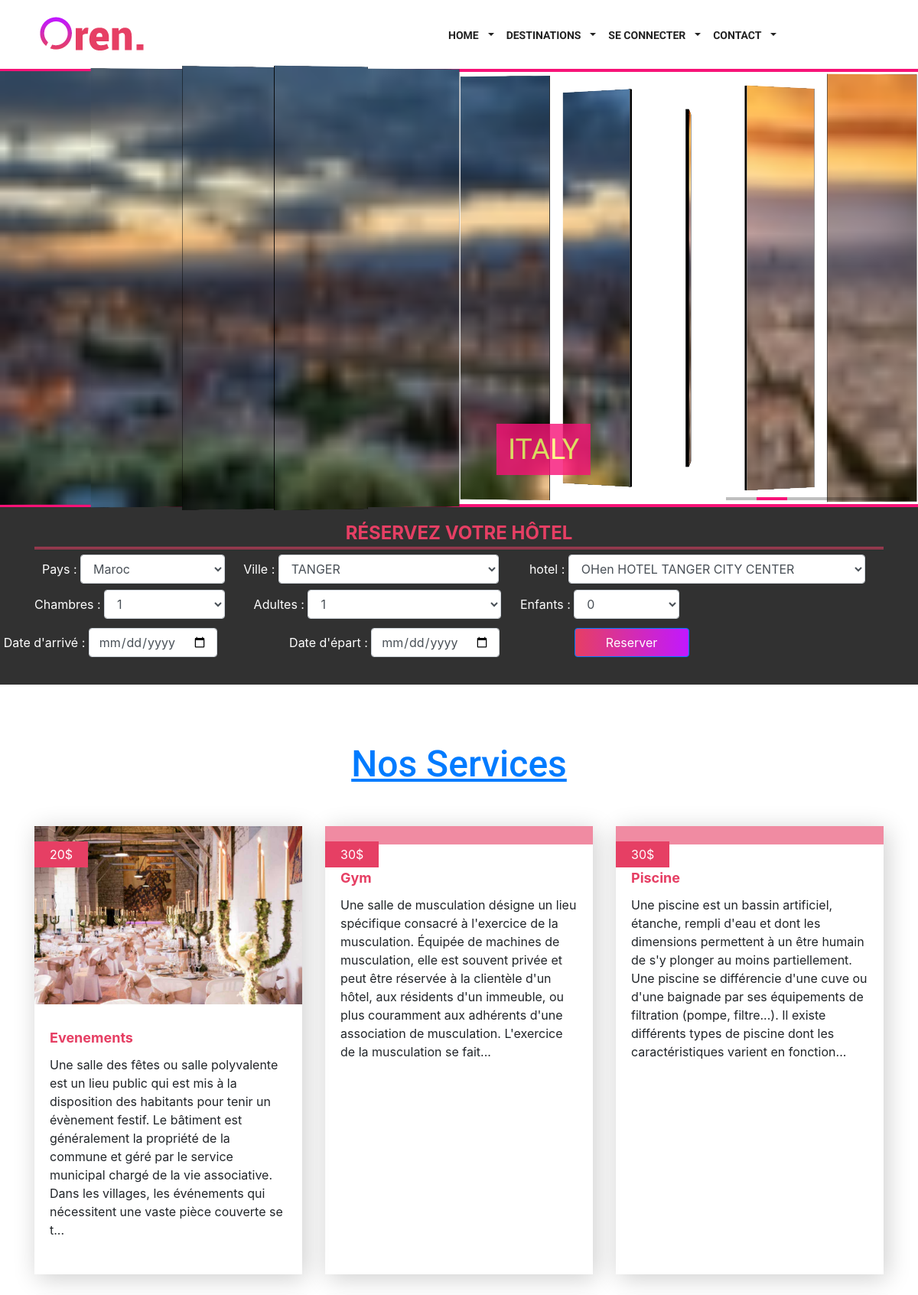
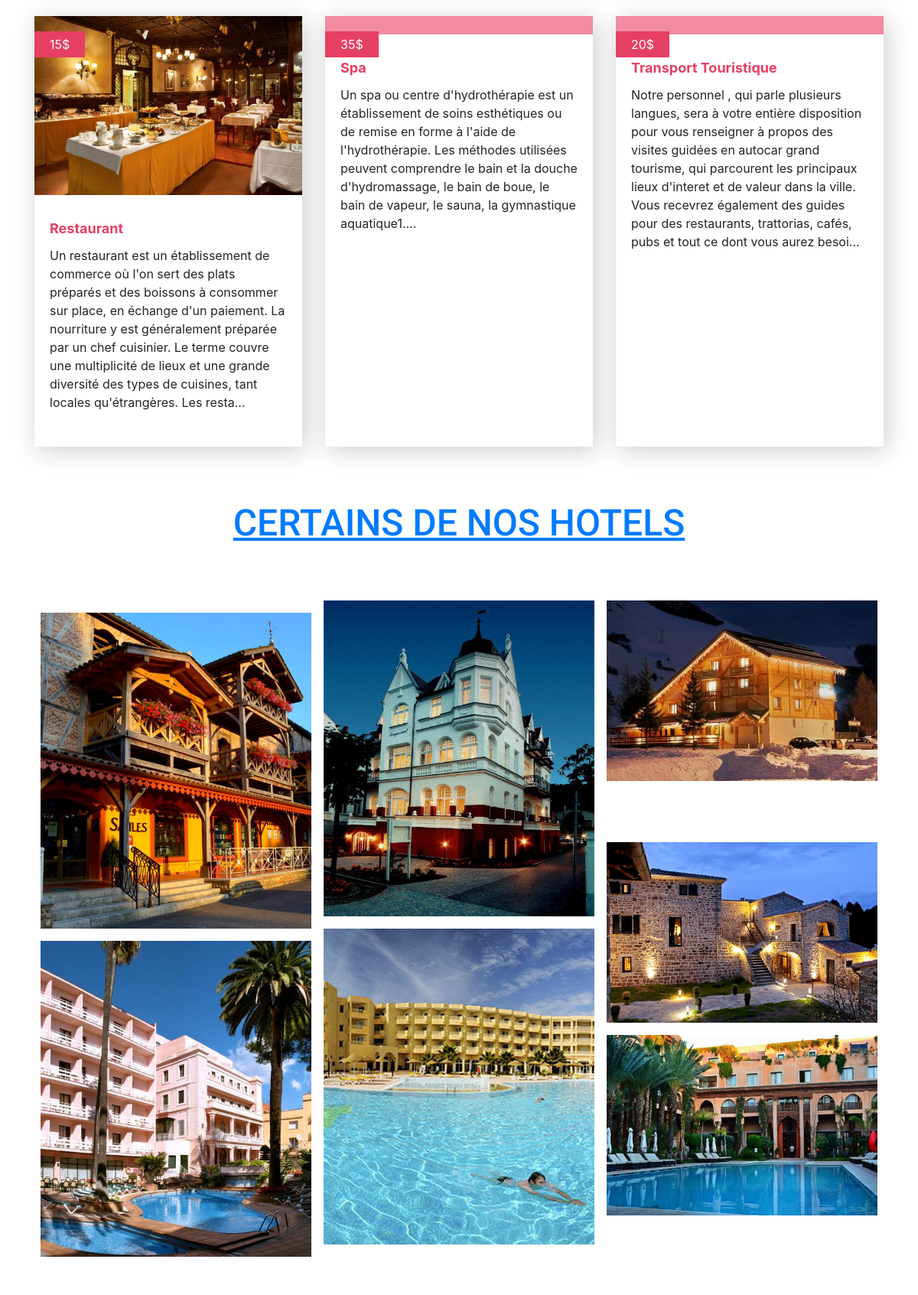
The page / (upper part) on the database its author committed (2 pictures, top to bottom).
### tables this page shows
CREATE TABLE `services` (
  `Id` int(11) NOT NULL,
  `Nom_ser` varchar(30) NOT NULL,
  `Desc_ser` text NOT NULL,
  `Tarif_ser` float NOT NULL,
  `photo` varchar(200) NOT NULL
);

### index.php (the view, shortened to what this page needs)
<?php
 include "admin/includes/conx.php";
  $prepare=$pdo->query("select * from services");
  $services=$prepare->fetchAll(PDO::FETCH_OBJ);
  ?>
<!DOCTYPE html>
<html lang="en">
  <head>
	<link rel="stylesheet" type="text/css" href="engine1/style.css" />
	<link rel="stylesheet" type="text/css" href="css/vendor/bootstrap.min.css" />
	<link rel="stylesheet" type="text/css" href="css/vendor/font-awesome.min.css">
	<link rel="stylesheet" type="text/css" href="css/vendor/owl.carousel.min.css">
	<link rel="stylesheet" type="text/css" href="css/vendor/owl.theme.default.min.css">
	<link rel="stylesheet" type="text/css" href="css/vendor/magnific-popup.css">
	<link rel="stylesheet" type="text/css" href="css/vendor/animate.min.css">
	<link rel="stylesheet" type="text/css" href="css/style.css" />
    <link rel="stylesheet" href="https://stackpath.bootstrapcdn.com/bootstrap/4.3.1/css/bootstrap.min.css">
</head>
<body>
	<?php include 'header.php'; ?>
<div id="wowslider-container1">
<div class="ws_images"></div>
	<div class="ws_bullets"><div>
		<a href="#" title="ITALY"><span><img src="data1/tooltips/florence_italy_buildings_panorama_hdr_69304_1920x1080.jpg" alt="ITALY"/>1</span></a>
		<a href="#" title="FRANCE"><span><img src="data1/tooltips/france_paris_city_eiffel_tower_sky_clouds_sunset_59583_1920x1080.jpg" alt="FRANCE"/>2</span></a>
		<a href="#" title="ALGERIE"><span><img src="data1/tooltips/algeria3.jpg" alt="ALGERIE"/>3</span></a>
		<a href="#" title="GERMANY"></a>
		<a href="#" title="SPAIN"><span><img src="data1/tooltips/herospaintoprovence.jpg" alt="SPAIN"/>5</span></a>
		<a href="#" title="MAROC"><span><img src="data1/tooltips/moroccofortifiedcity1440x561.jpg" alt="MAROC"/>6</span></a>
	</div></div><div class="ws_script" style="position:absolute;left:-99%"><a href="http://wowslider.net">html5 slideshow</a> by WOWSlider.com v8.8</div>
</div>
<?php include "formu.php"; ?>
	<div class="section">
		<div class="content-wrap">
			<div class="container">
				<div class="row">
					<div class="col-sm-12 col-md-12">
						<h2 class="section-heading text-center text-primary no-after mb-5" style="text-decoration: underline;">
							Nos Services
						</h2>
					</div>
				</div>
				<div class="row mt-4">
				<?php foreach ($services as $service) { ?>
					<div class="col-12 col-sm-12 col-md-4 col-lg-4 mb-5">
						<div class="rs-news-1">
							<div class="meta-category"><?php echo $service->Tarif_ser; ?>$</div>
							<div class="media">
								<a href="<?php echo $service->Nom_ser; ?>.php">
									<img src="images/<?php echo $service->photo;?>.jpg" alt="" class="img-fluid">
								</a>
							</div>
							<div class="body">
								<div class="title"><a href="<?php echo $service->Nom_ser; ?>.php"><?php echo $service->Nom_ser; ?></a></div>
								<p><?php echo substr($service->Desc_ser, 0,350) ; ?>... </p>
							</div>
						</div>
					</div>
					<?php } ?>
				</div>
			</div>
		</div>
	</div>
	<div class="section portfolio" style="    margin-bottom: -35px;
    margin-top: -11%;">
		<div class="content-wrap">
		<div class="container">
			<div class="row">
				<div class="col-sm-12 col-md-12">
					<h2 class="section-heading text-center text-primary no-after mb-5" style="text-decoration: underline;">
						CERTAINS DE NOS HOTELS
					</h2>
				</div>
			</div>
			<div class="row">
				<div class="col-sm-12 col-md-12">
					<div class="grid mt-3">
						<div class="grid-item">
						</div>
						<div class="grid-item">
							<a href="images/n7.jpg" title="Portfolio 2"><img src="images/n7.jpg" alt=""></a>
						</div>
						<div class="grid-item">
							<a href="images/n2.jpg" title="Portfolio 3"><img src="images/n2.jpg" alt=""></a>
						</div>
						<div class="grid-item">
							<a href="images/n8.jpg" title="Portfolio 4"><img src="images/n8.jpg" alt=""></a>
						</div>
						<div class="grid-item">
						</div>
						<div class="grid-item">
						</div>
						<div class="grid-item">
						</div>
						<div class="grid-item">
						</div>
						<div class="grid-item">
							<a href="images/n5.jpg" title="Portfolio 9"><img src="images/n5.jpg" alt=""></a>
						</div>
						<div class="grid-item">
							<a href="images/n11.jpg" title="Portfolio 10"><img src="images/n11.jpg" alt=""></a>
						</div>
						<div class="grid-item">
							<a href="images/n10.jpg" title="Portfolio 11"><img src="images/n10.jpg" alt=""></a>
						</div>
						<div class="grid-item">
							<a href="images/n6.jpg" title="Portfolio 12"><img src="images/n6.jpg" alt=""></a>
						</div>
					</div>
				</div>
			</div>
		</div>
		</div>
	</div>
</body>
</html>

### engine1/style.css (style rules this page uses)
#wowslider-container1 { display: table; zoom: 1; position: relative; width: 100%; max-width: 1920px; max-height:900px; margin:0px auto 0px; z-index:90; text-align:left; font-size: 10px; text-shadow: none; -webkit-box-sizing: content-box; -moz-box-sizing: content-box; box-sizing: content-box; }
#wowslider-container1 .ws_images { position: relative; left:0; top:0; height:100%; max-height:900px; max-width: 1920px; vertical-align: top; border:4px solid #F71277; overflow: hidden; }
#wowslider-container1 a { text-decoration: none; outline: none; border: none; }
#wowslider-container1 .ws_bullets { float: left; position:absolute; z-index:70; }
#wowslider-container1 .ws_bullets div { position:relative; float:left; font-size: 0px; }
#wowslider-container1 .ws_bullets a { line-height: 0; }
#wowslider-container1.ws_gestures { cursor: -webkit-grab; cursor: -moz-grab; }
#wowslider-container1 .ws_images { border-left: 0px; border-right: 0px; }
#wowslider-container1 .ws_bullets { padding: 5px; }
#wowslider-container1 .ws_bullets a { width:40px; height:4px; background: url(./bullet.png) left top; float: left; text-indent: -4000px; position:relative; margin-left:0px; color:transparent; }
#wowslider-container1 .ws_bullets a.ws_selbull { background-position: 0 100%; }
#wowslider-container1 .ws_bullets { bottom: 0px; right: 6px; }

### rows shown on the page
services: Tarif_ser "20", photo (picture), Nom_ser "Evenements", Desc_ser "Une salle des fêtes ou salle polyvalente est un lieu public qui est mis à la disposition des habitants pour tenir un évènement festif. Le bâtiment est généralement la propriété de la commune et géré par le service municipal chargé de la vie associative. Dans les villages, les événements qui nécessitent une vaste pièce couverte se t"
services: Tarif_ser "30", Nom_ser "Gym", Desc_ser "Une salle de musculation désigne un lieu spécifique consacré à l'exercice de la musculation. Équipée de machines de musculation, elle est souvent privée et peut être réservée à la clientèle d'un hôtel, aux résidents d'un immeuble, ou plus couramment aux adhérents d'une association de musculation. L'exercice de la musculation se fait"
services: Tarif_ser "30", Nom_ser "Piscine", Desc_ser "Une piscine est un bassin artificiel, étanche, rempli d'eau et dont les dimensions permettent à un être humain de s'y plonger au moins partiellement. Une piscine se différencie d'une cuve ou d'une baignade par ses équipements de filtration (pompe, filtre...). Il existe différents types de piscine dont les caractéristiques varient en fonction"
services: Tarif_ser "15", photo (picture), Nom_ser "Restaurant", Desc_ser "Un restaurant est un établissement de commerce où l'on sert des plats préparés et des boissons à consommer sur place, en échange d'un paiement. La nourriture y est généralement préparée par un chef cuisinier. Le terme couvre une multiplicité de lieux et une grande diversité des types de cuisines, tant locales qu'étrangères. Les resta"
services: Tarif_ser "35", Nom_ser "Spa", Desc_ser "Un spa ou centre d'hydrothérapie est un établissement de soins esthétiques ou de remise en forme à l'aide de l'hydrothérapie. Les méthodes utilisées peuvent comprendre le bain et la douche d'hydromassage, le bain de boue, le bain de vapeur, le sauna, la gymnastique aquatique1."
services: Tarif_ser "20", Nom_ser "Transport Touristique", Desc_ser "Notre personnel , qui parle plusieurs langues, sera à votre entière disposition pour vous renseigner à propos des visites guidées en autocar grand tourisme, qui parcourent les principaux lieux d'interet et de valeur dans la ville. Vous recevrez également des guides pour des restaurants, trattorias, cafés, pubs et tout ce dont vous aurez besoi"

### other values the page prints
form field pays "Maroc"
